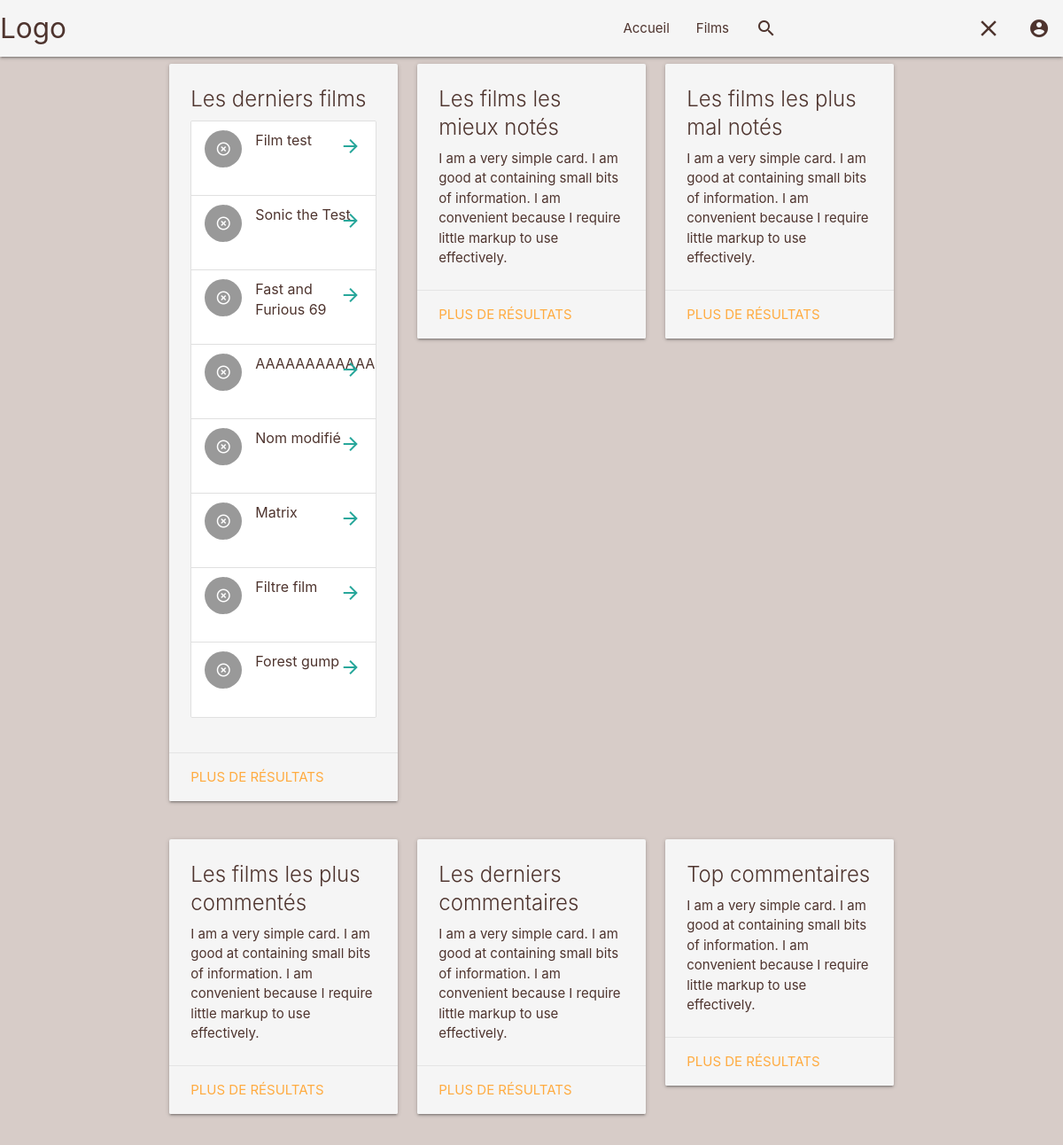
Before: / with the older database file.
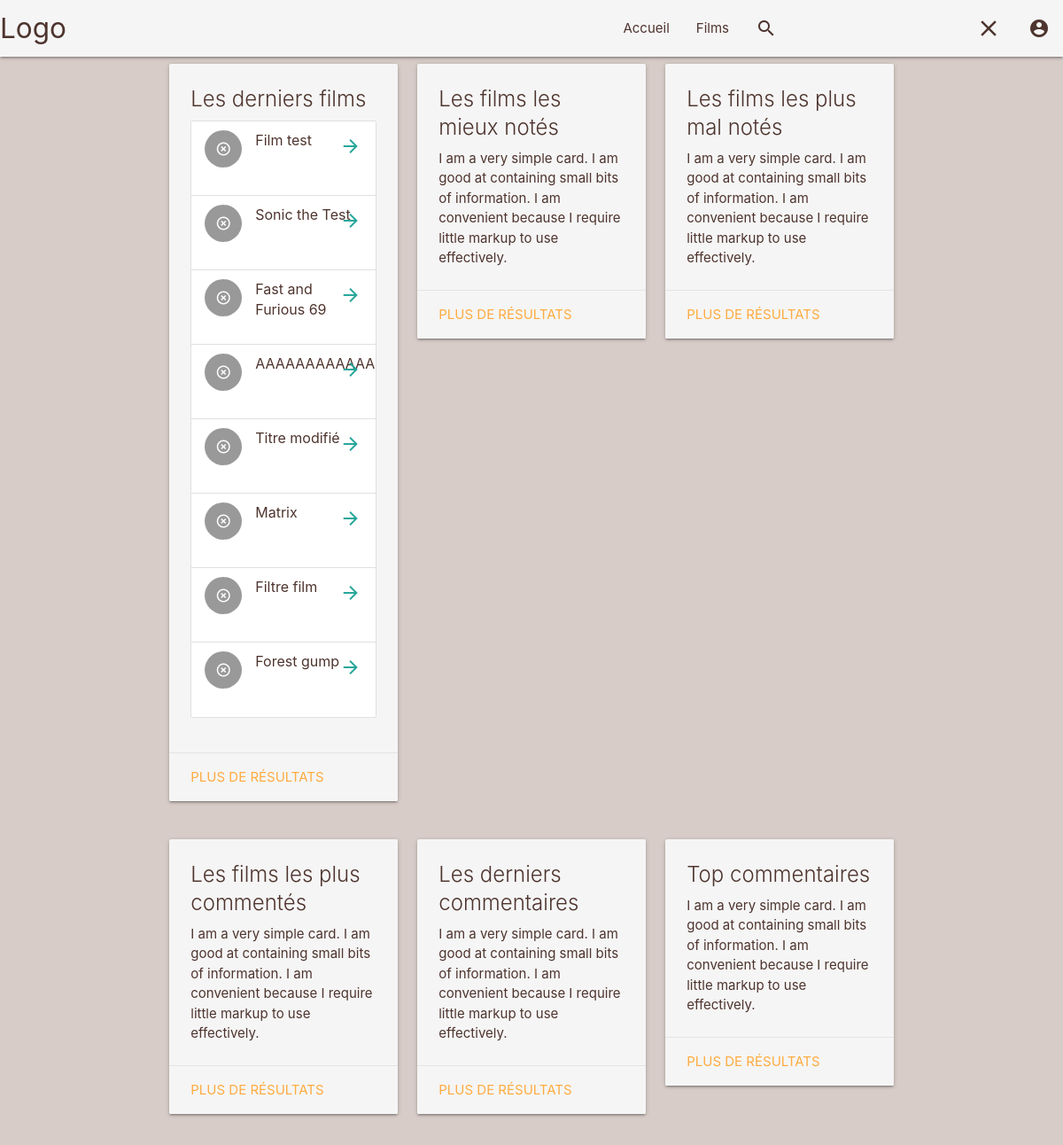
After: the same page with the newer database file.
### tables this page shows
CREATE TABLE `film` (
  `id` int(11) NOT NULL,
  `titre` varchar(255) NOT NULL,
  `date_sortie` date NOT NULL,
  `synopsis` text NOT NULL
);

### donnee/FilmDAO.php (called while the page is built, shortened)
<?php
include_once "./modele/film.php";
class Connection{
    public static function initialiser()
	{
        $usager = 'phpmyadmin';
        $motdepasse = 'phpmyadmin-101010azer';
        $hote = 'localhost';
        $base = 'Clapii';
        $dsn = 'mysql:dbname='.$base.';host=' . $hote. '';
    }
}
class FilmDAO extends Connection implements filmSQL
	{
		public static function listerFilms()
		{
			$demandeFilms = FilmDAO::$basededonnees->prepare(filmDAO::SELECT_ALL_FILM);
			$demandeFilms->execute();
            $filmsTableau = $demandeFilms->fetchAll(PDO::FETCH_ASSOC);
            for($i = 0; $i < count($filmsTableau); $i++) {
                $films[$i] = new film($filmsTableau[$i]['id'],
                $filmsTableau[$i]['titre'],
                $filmsTableau[$i]['synopsis'],
                $filmsTableau[$i]['date_sortie']);
            }
			return $films;
		}
	}
?>

### modele/film.php (called while the page is built, shortened)
<?php
class film{
    protected $id;
    protected $titre;
    public function __construct(int $id, string $titre, string $synopsis, string $date){
        $this->id = $id;
        $this->titre = $titre;
    }
    function getId(){
        return $this->id;
    }
    function getTitre(){
        return $this->titre;
    }
}

### Vues/Fragment/filmAccueil.php (the view, shortened to what this page needs)
<li class="collection-item avatar">
    <?php if(isset($affiche)): ?>
        <img src="<?=$affiche ?>" alt="" class="circle">
    <?php else:?>
        <i class="material-icons circle">highlight_off</i>
    <?php endif;?>
    <span class="title"><?= $film->getTitre() ?></span>
    <a href="./film.php?id=<?= $film->getId() ?>" class="secondary-content">
        <i class="material-icons">arrow_forward</i>
    </a>
</li>

### Ressources/header.php (shortened to what this page needs)
<!doctype html>
<html lang="en">
<head>
        <link type="text/css" rel="stylesheet" href="css/materialize.min.css"  media="screen,projection"/>
</head>
<body class="brown lighten-4">
 <nav>
    <div class="nav-wrapper grey lighten-4 ">
          <a href="index.php" class="brand-logo brown-text text-darken-3">Logo</a>
          <ul id="nav-mobile" class="right hide-on-med-and-down">
            <li ><a  class="brown-text text-darken-3" href="index.php">Accueil</a></li>
            <li ><a  class="brown-text text-darken-3" href="films.php">Films</a></li>
            <li class="barre-recherche"><form>
                 <div class="input-field">
                    <input id="search" type="search" required>
                    <label class="label-icon " for="search"><i class="material-icons brown-text text-darken-3">search</i></label>
                    <i class="material-icons brown-text text-darken-3">close</i>
                  </div>
             </form></li >
              <li ><a href="compte.php"><i class="material-icons brown-text text-darken-3">account_circle</i></a></li >
          </ul>
    </div>
  </nav>

### index.php (shortened to what this page needs)
<?php
include "./Ressources/header.php";
include "./donnee/FilmDAO.php";
$films = FilmDAO::listerFilms();
?>
<div class="container">
    <div class="row">
        <div class="col s4">
            <div class="card grey lighten-4">
                <div class="card-content brown-text text-darken-3">
                    <span class="card-title">Les derniers films</span>
                    <ul class="collection">
                        <?php foreach ($films as $film) {
                            include("./Vues/Fragment/filmAccueil.php");
                        } ?>
                    </ul>
                </div>
                <div class="card-action">
                    <a href="#">Plus de résultats</a>
                </div>
            </div>
        </div>
        <div class="col s4">
            <div class="card grey lighten-4">
                <div class="card-content brown-text text-darken-3">
                    <span class="card-title">Les films les mieux notés</span>
                    <p>I am a very simple card. I am good at containing small bits of information.
                        I am convenient because I require little markup to use effectively.</p>
                </div>
                <div class="card-action">
                    <a href="#">Plus de résultats</a>
                </div>
            </div>
        </div>
        <div class="col s4">
            <div class="card grey lighten-4">
                <div class="card-content brown-text text-darken-3">
                    <span class="card-title">Les films les plus mal notés</span>
                    <p>I am a very simple card. I am good at containing small bits of information.
                        I am convenient because I require little markup to use effectively.</p>
                </div>
                <div class="card-action">
                    <a href="#">Plus de résultats</a>
                </div>
            </div>
        </div>
    </div>
    <div class="row">
        <div class="col s4">
            <div class="card grey lighten-4">
                <div class="card-content brown-text text-darken-3">
                    <span class="card-title">Les films les plus commentés</span>
                    <p>I am a very simple card. I am good at containing small bits of information.
                        I am convenient because I require little markup to use effectively.</p>
                </div>
                <div class="card-action">
                    <a href="#">Plus de résultats</a>
                </div>
            </div>
        </div>
        <div class="col s4">
            <div class="card grey lighten-4">
                <div class="card-content brown-text text-darken-3">
                    <span class="card-title">Les derniers commentaires</span>
                    <p>I am a very simple card. I am good at containing small bits of information.
                        I am convenient because I require little markup to use effectively.</p>
                </div>
                <div class="card-action">
                    <a href="#">Plus de résultats</a>
                </div>
            </div>
        </div>
        <div class="col s4">
            <div class="card grey lighten-4">
                <div class="card-content brown-text text-darken-3">
                    <span class="card-title">Top commentaires</span>
                    <p>I am a very simple card. I am good at containing small bits of information.
                        I am convenient because I require little markup to use effectively.</p>
                </div>
                <div class="card-action">
                    <a href="#">Plus de résultats</a>
                </div>
            </div>
        </div>
    </div>
</div>
<?php
include "./Ressources/footer.php";
?>

### Ressources/footer.php (shortened to what this page needs)
</body>
</html>

Changed rows visible on the page:
changed film: titre "Nom modifié" → "Titre modifié"
